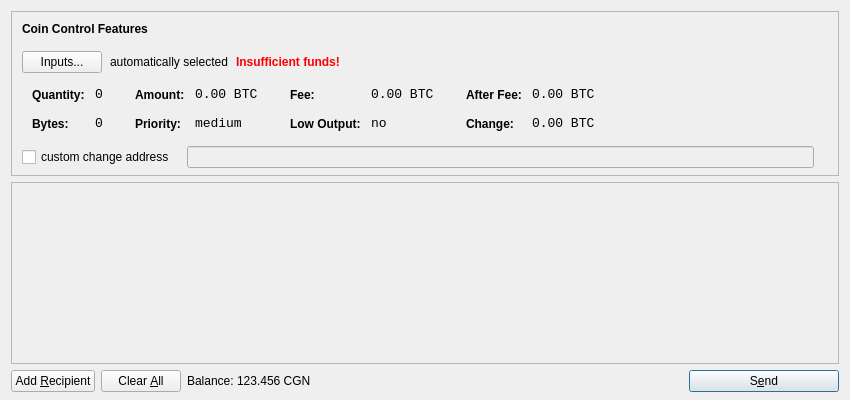
<?xml version="1.0" encoding="UTF-8"?>
<ui version="4.0">
 <class>SendCoinsDialog</class>
 <widget class="QDialog" name="SendCoinsDialog">
  <property name="geometry">
   <rect>
    <x>0</x>
    <y>0</y>
    <width>850</width>
    <height>400</height>
   </rect>
  </property>
  <property name="windowTitle">
   <string>Send Coins</string>
  </property>
  <layout class="QVBoxLayout" name="verticalLayout" stretch="0,1,0">
   <property name="bottomMargin">
    <number>8</number>
   </property>
   <item>
    <widget class="QFrame" name="frameCoinControl">
     <property name="sizePolicy">
      <sizepolicy hsizetype="Expanding" vsizetype="Expanding">
       <horstretch>0</horstretch>
       <verstretch>0</verstretch>
      </sizepolicy>
     </property>
     <property name="maximumSize">
      <size>
       <width>16777215</width>
       <height>16777215</height>
      </size>
     </property>
     <property name="frameShape">
      <enum>QFrame::StyledPanel</enum>
     </property>
     <property name="frameShadow">
      <enum>QFrame::Sunken</enum>
     </property>
     <layout class="QVBoxLayout" name="verticalLayoutCoinControl2">
      <property name="spacing">
       <number>-1</number>
      </property>
      <property name="leftMargin">
       <number>0</number>
      </property>
      <property name="topMargin">
       <number>0</number>
      </property>
      <property name="rightMargin">
       <number>0</number>
      </property>
      <property name="bottomMargin">
       <number>6</number>
      </property>
      <item>
       <layout class="QVBoxLayout" name="verticalLayoutCoinControl" stretch="0,0,0,0,1">
        <property name="spacing">
         <number>0</number>
        </property>
        <property name="leftMargin">
         <number>10</number>
        </property>
        <property name="topMargin">
         <number>10</number>
        </property>
        <item>
         <layout class="QHBoxLayout" name="horizontalLayoutCoinControl1">
          <property name="bottomMargin">
           <number>15</number>
          </property>
          <item>
           <widget class="QLabel" name="labelCoinControlFeatures">
            <property name="sizePolicy">
             <sizepolicy hsizetype="Preferred" vsizetype="Maximum">
              <horstretch>0</horstretch>
              <verstretch>0</verstretch>
             </sizepolicy>
            </property>
            <property name="font">
             <font>
              <weight>75</weight>
              <bold>true</bold>
             </font>
            </property>
            <property name="styleSheet">
             <string notr="true">font-weight:bold;</string>
            </property>
            <property name="text">
             <string>Coin Control Features</string>
            </property>
           </widget>
          </item>
         </layout>
        </item>
        <item>
         <layout class="QHBoxLayout" name="horizontalLayoutCoinControl2" stretch="0,0,0,0">
          <property name="spacing">
           <number>8</number>
          </property>
          <property name="bottomMargin">
           <number>10</number>
          </property>
          <item>
           <widget class="QPushButton" name="pushButtonCoinControl">
            <property name="styleSheet">
             <string notr="true"/>
            </property>
            <property name="text">
             <string>Inputs...</string>
            </property>
           </widget>
          </item>
          <item>
           <widget class="QLabel" name="labelCoinControlAutomaticallySelected">
            <property name="text">
             <string>automatically selected</string>
            </property>
            <property name="margin">
             <number>5</number>
            </property>
           </widget>
          </item>
          <item>
           <widget class="QLabel" name="labelCoinControlInsuffFunds">
            <property name="font">
             <font>
              <weight>75</weight>
              <bold>true</bold>
             </font>
            </property>
            <property name="styleSheet">
             <string notr="true">color:red;font-weight:bold;</string>
            </property>
            <property name="text">
             <string>Insufficient funds!</string>
            </property>
            <property name="margin">
             <number>5</number>
            </property>
           </widget>
          </item>
          <item>
           <spacer name="horizontalSpacerCoinControl">
            <property name="orientation">
             <enum>Qt::Horizontal</enum>
            </property>
            <property name="sizeHint" stdset="0">
             <size>
              <width>40</width>
              <height>1</height>
             </size>
            </property>
           </spacer>
          </item>
         </layout>
        </item>
        <item>
         <widget class="QWidget" name="widgetCoinControl" native="true">
          <property name="sizePolicy">
           <sizepolicy hsizetype="Preferred" vsizetype="Preferred">
            <horstretch>0</horstretch>
            <verstretch>0</verstretch>
           </sizepolicy>
          </property>
          <property name="minimumSize">
           <size>
            <width>0</width>
            <height>0</height>
           </size>
          </property>
          <property name="styleSheet">
           <string notr="true"/>
          </property>
          <layout class="QHBoxLayout" name="horizontalLayoutCoinControl5">
           <property name="margin">
            <number>0</number>
           </property>
           <item>
            <layout class="QHBoxLayout" name="horizontalLayoutCoinControl3" stretch="0,0,0,1">
             <property name="spacing">
              <number>20</number>
             </property>
             <property name="topMargin">
              <number>0</number>
             </property>
             <property name="bottomMargin">
              <number>10</number>
             </property>
             <item>
              <layout class="QFormLayout" name="formLayoutCoinControl1">
               <property name="horizontalSpacing">
                <number>10</number>
               </property>
               <property name="verticalSpacing">
                <number>14</number>
               </property>
               <property name="leftMargin">
                <number>10</number>
               </property>
               <property name="topMargin">
                <number>4</number>
               </property>
               <property name="rightMargin">
                <number>6</number>
               </property>
               <item row="0" column="0">
                <widget class="QLabel" name="labelCoinControlQuantityText">
                 <property name="styleSheet">
                  <string notr="true">font-weight:bold;</string>
                 </property>
                 <property name="text">
                  <string>Quantity:</string>
                 </property>
                 <property name="margin">
                  <number>0</number>
                 </property>
                </widget>
               </item>
               <item row="0" column="1">
                <widget class="QLabel" name="labelCoinControlQuantity">
                 <property name="font">
                  <font>
                   <family>Monospace</family>
                   <pointsize>10</pointsize>
                  </font>
                 </property>
                 <property name="cursor">
                  <cursorShape>IBeamCursor</cursorShape>
                 </property>
                 <property name="contextMenuPolicy">
                  <enum>Qt::ActionsContextMenu</enum>
                 </property>
                 <property name="text">
                  <string notr="true">0</string>
                 </property>
                 <property name="margin">
                  <number>0</number>
                 </property>
                 <property name="textInteractionFlags">
                  <set>Qt::LinksAccessibleByMouse|Qt::TextSelectableByKeyboard|Qt::TextSelectableByMouse</set>
                 </property>
                </widget>
               </item>
               <item row="1" column="0">
                <widget class="QLabel" name="labelCoinControlBytesText">
                 <property name="styleSheet">
                  <string notr="true">font-weight:bold;</string>
                 </property>
                 <property name="text">
                  <string>Bytes:</string>
                 </property>
                </widget>
               </item>
               <item row="1" column="1">
                <widget class="QLabel" name="labelCoinControlBytes">
                 <property name="font">
                  <font>
                   <family>Monospace</family>
                   <pointsize>10</pointsize>
                  </font>
                 </property>
                 <property name="cursor">
                  <cursorShape>IBeamCursor</cursorShape>
                 </property>
                 <property name="contextMenuPolicy">
                  <enum>Qt::ActionsContextMenu</enum>
                 </property>
                 <property name="text">
                  <string notr="true">0</string>
                 </property>
                 <property name="textInteractionFlags">
                  <set>Qt::LinksAccessibleByMouse|Qt::TextSelectableByKeyboard|Qt::TextSelectableByMouse</set>
                 </property>
                </widget>
               </item>
              </layout>
             </item>
             <item>
              <layout class="QFormLayout" name="formLayoutCoinControl2">
               <property name="horizontalSpacing">
                <number>10</number>
               </property>
               <property name="verticalSpacing">
                <number>14</number>
               </property>
               <property name="leftMargin">
                <number>6</number>
               </property>
               <property name="topMargin">
                <number>4</number>
               </property>
               <property name="rightMargin">
                <number>6</number>
               </property>
               <item row="0" column="0">
                <widget class="QLabel" name="labelCoinControlAmountText">
                 <property name="styleSheet">
                  <string notr="true">font-weight:bold;</string>
                 </property>
                 <property name="text">
                  <string>Amount:</string>
                 </property>
                 <property name="margin">
                  <number>0</number>
                 </property>
                </widget>
               </item>
               <item row="0" column="1">
                <widget class="QLabel" name="labelCoinControlAmount">
                 <property name="font">
                  <font>
                   <family>Monospace</family>
                   <pointsize>10</pointsize>
                  </font>
                 </property>
                 <property name="cursor">
                  <cursorShape>IBeamCursor</cursorShape>
                 </property>
                 <property name="contextMenuPolicy">
                  <enum>Qt::ActionsContextMenu</enum>
                 </property>
                 <property name="text">
                  <string notr="true">0.00 BTC</string>
                 </property>
                 <property name="textInteractionFlags">
                  <set>Qt::LinksAccessibleByMouse|Qt::TextSelectableByKeyboard|Qt::TextSelectableByMouse</set>
                 </property>
                </widget>
               </item>
               <item row="1" column="0">
                <widget class="QLabel" name="labelCoinControlPriorityText">
                 <property name="styleSheet">
                  <string notr="true">font-weight:bold;</string>
                 </property>
                 <property name="text">
                  <string>Priority:</string>
                 </property>
                </widget>
               </item>
               <item row="1" column="1">
                <widget class="QLabel" name="labelCoinControlPriority">
                 <property name="font">
                  <font>
                   <family>Monospace</family>
                   <pointsize>10</pointsize>
                  </font>
                 </property>
                 <property name="cursor">
                  <cursorShape>IBeamCursor</cursorShape>
                 </property>
                 <property name="contextMenuPolicy">
                  <enum>Qt::ActionsContextMenu</enum>
                 </property>
                 <property name="text">
                  <string>medium</string>
                 </property>
                 <property name="textInteractionFlags">
                  <set>Qt::LinksAccessibleByMouse|Qt::TextSelectableByKeyboard|Qt::TextSelectableByMouse</set>
                 </property>
                </widget>
               </item>
              </layout>
             </item>
             <item>
              <layout class="QFormLayout" name="formLayoutCoinControl3">
               <property name="horizontalSpacing">
                <number>10</number>
               </property>
               <property name="verticalSpacing">
                <number>14</number>
               </property>
               <property name="leftMargin">
                <number>6</number>
               </property>
               <property name="topMargin">
                <number>4</number>
               </property>
               <property name="rightMargin">
                <number>6</number>
               </property>
               <item row="0" column="0">
                <widget class="QLabel" name="labelCoinControlFeeText">
                 <property name="styleSheet">
                  <string notr="true">font-weight:bold;</string>
                 </property>
                 <property name="text">
                  <string>Fee:</string>
                 </property>
                 <property name="margin">
                  <number>0</number>
                 </property>
                </widget>
               </item>
               <item row="0" column="1">
                <widget class="QLabel" name="labelCoinControlFee">
                 <property name="font">
                  <font>
                   <family>Monospace</family>
                   <pointsize>10</pointsize>
                  </font>
                 </property>
                 <property name="cursor">
                  <cursorShape>IBeamCursor</cursorShape>
                 </property>
                 <property name="contextMenuPolicy">
                  <enum>Qt::ActionsContextMenu</enum>
                 </property>
                 <property name="text">
                  <string notr="true">0.00 BTC</string>
                 </property>
                 <property name="textInteractionFlags">
                  <set>Qt::LinksAccessibleByMouse|Qt::TextSelectableByKeyboard|Qt::TextSelectableByMouse</set>
                 </property>
                </widget>
               </item>
               <item row="1" column="0">
                <widget class="QLabel" name="labelCoinControlLowOutputText">
                 <property name="styleSheet">
                  <string notr="true">font-weight:bold;</string>
                 </property>
                 <property name="text">
                  <string>Low Output:</string>
                 </property>
                </widget>
               </item>
               <item row="1" column="1">
                <widget class="QLabel" name="labelCoinControlLowOutput">
                 <property name="font">
                  <font>
                   <family>Monospace</family>
                   <pointsize>10</pointsize>
                  </font>
                 </property>
                 <property name="cursor">
                  <cursorShape>IBeamCursor</cursorShape>
                 </property>
                 <property name="contextMenuPolicy">
                  <enum>Qt::ActionsContextMenu</enum>
                 </property>
                 <property name="text">
                  <string>no</string>
                 </property>
                 <property name="textInteractionFlags">
                  <set>Qt::LinksAccessibleByMouse|Qt::TextSelectableByKeyboard|Qt::TextSelectableByMouse</set>
                 </property>
                </widget>
               </item>
              </layout>
             </item>
             <item>
              <layout class="QFormLayout" name="formLayoutCoinControl4">
               <property name="horizontalSpacing">
                <number>10</number>
               </property>
               <property name="verticalSpacing">
                <number>14</number>
               </property>
               <property name="leftMargin">
                <number>6</number>
               </property>
               <property name="topMargin">
                <number>4</number>
               </property>
               <property name="rightMargin">
                <number>6</number>
               </property>
               <item row="0" column="0">
                <widget class="QLabel" name="labelCoinControlAfterFeeText">
                 <property name="styleSheet">
                  <string notr="true">font-weight:bold;</string>
                 </property>
                 <property name="text">
                  <string>After Fee:</string>
                 </property>
                 <property name="margin">
                  <number>0</number>
                 </property>
                </widget>
               </item>
               <item row="0" column="1">
                <widget class="QLabel" name="labelCoinControlAfterFee">
                 <property name="font">
                  <font>
                   <family>Monospace</family>
                   <pointsize>10</pointsize>
                  </font>
                 </property>
                 <property name="cursor">
                  <cursorShape>IBeamCursor</cursorShape>
                 </property>
                 <property name="contextMenuPolicy">
                  <enum>Qt::ActionsContextMenu</enum>
                 </property>
                 <property name="text">
                  <string notr="true">0.00 BTC</string>
                 </property>
                 <property name="textInteractionFlags">
                  <set>Qt::LinksAccessibleByMouse|Qt::TextSelectableByKeyboard|Qt::TextSelectableByMouse</set>
                 </property>
                </widget>
               </item>
               <item row="1" column="0">
                <widget class="QLabel" name="labelCoinControlChangeText">
                 <property name="styleSheet">
                  <string notr="true">font-weight:bold;</string>
                 </property>
                 <property name="text">
                  <string>Change:</string>
                 </property>
                </widget>
               </item>
               <item row="1" column="1">
                <widget class="QLabel" name="labelCoinControlChange">
                 <property name="font">
                  <font>
                   <family>Monospace</family>
                   <pointsize>10</pointsize>
                  </font>
                 </property>
                 <property name="cursor">
                  <cursorShape>IBeamCursor</cursorShape>
                 </property>
                 <property name="contextMenuPolicy">
                  <enum>Qt::ActionsContextMenu</enum>
                 </property>
                 <property name="text">
                  <string notr="true">0.00 BTC</string>
                 </property>
                 <property name="textInteractionFlags">
                  <set>Qt::LinksAccessibleByMouse|Qt::TextSelectableByKeyboard|Qt::TextSelectableByMouse</set>
                 </property>
                </widget>
               </item>
              </layout>
             </item>
            </layout>
           </item>
          </layout>
         </widget>
        </item>
        <item>
         <layout class="QHBoxLayout" name="horizontalLayoutCoinControl4" stretch="0,0,0">
          <property name="spacing">
           <number>12</number>
          </property>
          <property name="sizeConstraint">
           <enum>QLayout::SetDefaultConstraint</enum>
          </property>
          <property name="topMargin">
           <number>5</number>
          </property>
          <property name="rightMargin">
           <number>5</number>
          </property>
          <item>
           <widget class="QCheckBox" name="checkBoxCoinControlChange">
            <property name="text">
             <string>custom change address</string>
            </property>
           </widget>
          </item>
          <item>
           <widget class="QLineEdit" name="lineEditCoinControlChange">
            <property name="enabled">
             <bool>false</bool>
            </property>
            <property name="sizePolicy">
             <sizepolicy hsizetype="Expanding" vsizetype="Fixed">
              <horstretch>0</horstretch>
              <verstretch>0</verstretch>
             </sizepolicy>
            </property>
           </widget>
          </item>
          <item>
           <widget class="QLabel" name="labelCoinControlChangeLabel">
            <property name="sizePolicy">
             <sizepolicy hsizetype="Preferred" vsizetype="Expanding">
              <horstretch>0</horstretch>
              <verstretch>0</verstretch>
             </sizepolicy>
            </property>
            <property name="minimumSize">
             <size>
              <width>0</width>
              <height>0</height>
             </size>
            </property>
            <property name="text">
             <string/>
            </property>
            <property name="margin">
             <number>3</number>
            </property>
           </widget>
          </item>
         </layout>
        </item>
        <item>
         <spacer name="verticalSpacerCoinControl">
          <property name="orientation">
           <enum>Qt::Vertical</enum>
          </property>
          <property name="sizeHint" stdset="0">
           <size>
            <width>800</width>
            <height>1</height>
           </size>
          </property>
         </spacer>
        </item>
       </layout>
      </item>
     </layout>
    </widget>
   </item>
   <item>
    <widget class="QScrollArea" name="scrollArea">
     <property name="widgetResizable">
      <bool>true</bool>
     </property>
     <widget class="QWidget" name="scrollAreaWidgetContents">
      <property name="geometry">
       <rect>
        <x>0</x>
        <y>0</y>
        <width>830</width>
        <height>165</height>
       </rect>
      </property>
      <layout class="QVBoxLayout" name="verticalLayout_2">
       <property name="margin">
        <number>0</number>
       </property>
       <item>
        <layout class="QVBoxLayout" name="entries">
         <property name="spacing">
          <number>6</number>
         </property>
        </layout>
       </item>
       <item>
        <spacer name="verticalSpacer">
         <property name="orientation">
          <enum>Qt::Vertical</enum>
         </property>
         <property name="sizeHint" stdset="0">
          <size>
           <width>20</width>
           <height>40</height>
          </size>
         </property>
        </spacer>
       </item>
      </layout>
     </widget>
    </widget>
   </item>
   <item>
    <layout class="QHBoxLayout" name="horizontalLayout">
     <item>
      <widget class="QPushButton" name="addButton">
       <property name="toolTip">
        <string>Send to multiple recipients at once</string>
       </property>
       <property name="text">
        <string>Add &amp;Recipient</string>
       </property>
       <property name="icon">
        <iconset resource="../bitcoin.qrc">
         <normaloff>:/icons/add</normaloff>:/icons/add</iconset>
       </property>
       <property name="autoDefault">
        <bool>false</bool>
       </property>
      </widget>
     </item>
     <item>
      <widget class="QPushButton" name="clearButton">
       <property name="sizePolicy">
        <sizepolicy hsizetype="Minimum" vsizetype="Fixed">
         <horstretch>0</horstretch>
         <verstretch>0</verstretch>
        </sizepolicy>
       </property>
       <property name="toolTip">
        <string>Remove all transaction fields</string>
       </property>
       <property name="text">
        <string>Clear &amp;All</string>
       </property>
       <property name="icon">
        <iconset resource="../bitcoin.qrc">
         <normaloff>:/icons/remove</normaloff>:/icons/remove</iconset>
       </property>
       <property name="autoRepeatDelay">
        <number>300</number>
       </property>
       <property name="autoDefault">
        <bool>false</bool>
       </property>
      </widget>
     </item>
     <item>
      <layout class="QHBoxLayout" name="horizontalLayout_2">
       <property name="spacing">
        <number>3</number>
       </property>
       <item>
        <widget class="QLabel" name="label">
         <property name="text">
          <string>Balance:</string>
         </property>
        </widget>
       </item>
       <item>
        <widget class="QLabel" name="labelBalance">
         <property name="cursor">
          <cursorShape>IBeamCursor</cursorShape>
         </property>
         <property name="text">
          <string>123.456 CGN</string>
         </property>
         <property name="textInteractionFlags">
          <set>Qt::LinksAccessibleByMouse|Qt::TextSelectableByKeyboard|Qt::TextSelectableByMouse</set>
         </property>
        </widget>
       </item>
      </layout>
     </item>
     <item>
      <spacer name="horizontalSpacer">
       <property name="orientation">
        <enum>Qt::Horizontal</enum>
       </property>
       <property name="sizeHint" stdset="0">
        <size>
         <width>40</width>
         <height>20</height>
        </size>
       </property>
      </spacer>
     </item>
     <item>
      <widget class="QPushButton" name="sendButton">
       <property name="minimumSize">
        <size>
         <width>150</width>
         <height>0</height>
        </size>
       </property>
       <property name="toolTip">
        <string>Confirm the send action</string>
       </property>
       <property name="text">
        <string>S&amp;end</string>
       </property>
       <property name="icon">
        <iconset resource="../bitcoin.qrc">
         <normaloff>:/icons/send</normaloff>:/icons/send</iconset>
       </property>
       <property name="default">
        <bool>true</bool>
       </property>
      </widget>
     </item>
    </layout>
   </item>
  </layout>
 </widget>
 <resources>
  <include location="../bitcoin.qrc"/>
 </resources>
 <connections/>
</ui>
